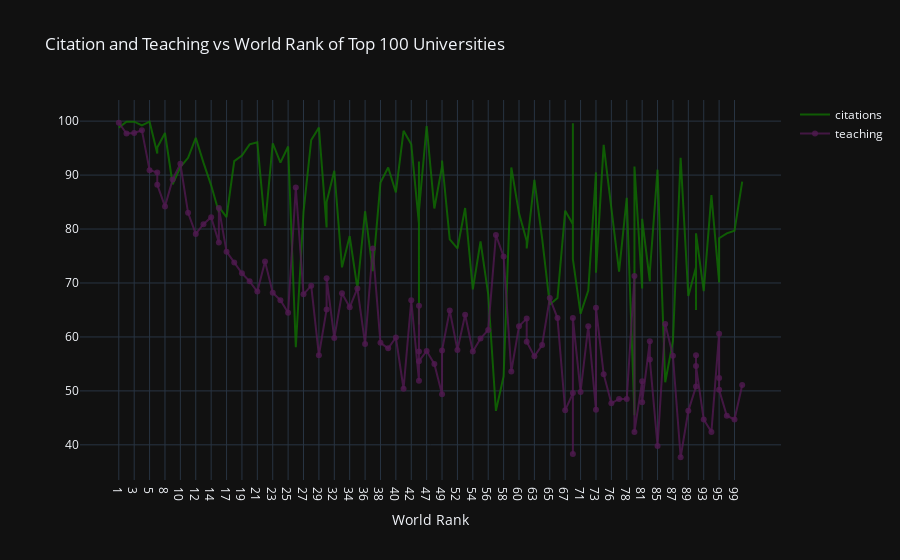

Notebook cell for this chart:
### Code cell
# Creating trace1
trace1 = go.Scatter(x = df.world_rank, y = df.citations, mode="lines", name="citations",
                    marker=dict(color = 'rgba(16, 112, 2, 0.8)'), text=df.university_name)
trace2 = go.Scatter(x = df.world_rank, y = df.teaching, mode="lines+markers", name="teaching",
                    marker=dict(color = 'rgba(80, 26, 80, 0.8)'), text=df.university_name)
data = [trace1, trace2]
layout = dict(title = 'Citation and Teaching vs World Rank of Top 100 Universities',
              xaxis=dict(title='World Rank', ticklen=5, zeroline=False))
fig = dict(data=data, layout=layout)
iplot(fig)

### Figure 1 — Plotly figure (JSON) as saved in the notebook; plotly's stock layout.template omitted (floating-point values rounded to 4 significant figures)
{"data": [{"marker": {"color": "rgba(16, 112, 2, 0.8)"}, "mode": "lines", "name": "citations", "text": ["Harvard University", "California Institute of Technology", "Massachusetts Institute of Technology", "Stanford University", "Princeton University", "University of Cambridge", "University of Oxford", "University of California, Berkeley", "Imperial College London", "Yale University", "University of California, Los Angeles", "University of Chicago", "Johns Hopkins University", "Cornell University", "ETH Zurich – Swiss Federal Institute of Technology Zurich", "University of Michigan", "University of Toronto", "Columbia University", "University of Pennsylvania", "Carnegie Mellon University", "University of Hong Kong", "University College London", "University of Washington", "Duke University", "Northwestern University", "University of Tokyo", "Georgia Institute of Technology", "Pohang University of Science and Technology", "University of California, Santa Barbara", "University of British Columbia", "University of North Carolina at Chapel Hill", "University of California, San Diego", "University of Illinois at Urbana-Champaign", "National University of Singapore", "McGill University", "University of Melbourne", "Peking University", "Washington University in St Louis", "École Polytechnique", "University of Edinburgh", "Hong Kong University of Science and Technology", "École Normale Supérieure", "Australian National University", "Karolinska Institute", "University of Göttingen", "University of Wisconsin", "Rice University", "École Polytechnique Fédérale de Lausanne", "University of California, Irvine", "University of Science and Technology of China", "Vanderbilt University", "University of Minnesota", "Tufts University", "University of California, Davis", "Brown University", "University of Massachusetts", "Kyoto University", "Tsinghua University", "Boston University", "New York University", "Emory University", "LMU Munich", "University of Notre Dame", "University of Pittsburgh", "Case Western Reserve University", "Ohio State University", "University of Colorado Boulder", "University of Bristol", "University of California, Santa Cruz", "Yeshiva University", "University of Sydney", "University of Virginia", "University of Adelaide", "University of Southern California", "William & Mary", "Trinity College Dublin", "King’s College London", "Stony Brook University", "Korea Advanced Institute of Science and Technology (KAIST)", "University of Sussex", "The University of Queensland", "University of York", "Heidelberg University", "University of Utah", "Durham University", "London School of Economics and Political Science", "University of Manchester", "Royal Holloway, University of London", "Lund University", "University of Southampton", "University of Zurich", "Wake Forest University", "McMaster University", "University College Dublin", "George Washington University", "University of Arizona", "University of Basel", "University of Maryland, College Park", "Dartmouth College", "École Normale Supérieure de Lyon"], "x": ["1", "2", "3", "4", "5", "6", "6", "8", "9", "10", "11", "12", "13", "14", "15", "15", "17", "18", "19", "20", "21", "22", "23", "24", "25", "26", "27", "28", "29", "30", "30", "32", "33", "34", "35", "36", "37", "38", "39", "40", "41", "42", "43", "43", "43", "43", "47", "48", "49", "49", "51", "52", "53", "54", "55", "56", "57", "58", "59", "60", "61", "61", "63", "64", "65", "66", "67", "68", "68", "68", "71", "72", "73", "73", "75", "76", "77", "78", "79", "79", "81", "81", "83", "83", "85", "86", "87", "88", "89", "90", "90", "90", "93", "94", "95", "95", "95", "98", "99", "100"], "y": [98.8, 99.9, 99.9, 99.2, 99.9, 94.0, 95.1, 97.8, 88.3, 91.5, 93.2, 96.9, 92.3, 88.1, 83.1, 84.1, 82.2, 92.6, 93.6, 95.7, 96.1, 80.6, 95.9, 92.3, 95.3, 58.1, 83.2, 96.5, 98.8, 80.3, 85.0, 90.8, 72.9, 78.7, 69.0, 83.3, 72.2, 88.6, 91.4, 86.8, 98.2, 95.7, 81.0, 62.3, 92.5, 83.4, 99.1, 83.8, 91.6, 92.7, 78.1, 76.4, 83.9, 68.8, 77.7, 67.9, 46.3, 52.7, 91.4, 82.9, 77.8, 76.4, 89.1, 78.3, 66.0, 67.2, 83.4, 80.9, 99.6, 74.4, 64.3, 68.6, 90.5, 71.9, 95.6, 84.4, 72.1, 85.8, 45.5, 91.6, 69.0, 81.9, 70.3, 72.0, 91.0, 51.6, 59.2, 93.2, 67.6, 72.9, 65.0, 79.2, 68.5, 86.3, 70.2, 70.1, 78.3, 79.2, 79.7, 88.8], "type": "scatter"}, {"marker": {"color": "rgba(80, 26, 80, 0.8)"}, "mode": "lines+markers", "name": "teaching", "text": ["Harvard University", "California Institute of Technology", "Massachusetts Institute of Technology", "Stanford University", "Princeton University", "University of Cambridge", "University of Oxford", "University of California, Berkeley", "Imperial College London", "Yale University", "University of California, Los Angeles", "University of Chicago", "Johns Hopkins University", "Cornell University", "ETH Zurich – Swiss Federal Institute of Technology Zurich", "University of Michigan", "University of Toronto", "Columbia University", "University of Pennsylvania", "Carnegie Mellon University", "University of Hong Kong", "University College London", "University of Washington", "Duke University", "Northwestern University", "University of Tokyo", "Georgia Institute of Technology", "Pohang University of Science and Technology", "University of California, Santa Barbara", "University of British Columbia", "University of North Carolina at Chapel Hill", "University of California, San Diego", "University of Illinois at Urbana-Champaign", "National University of Singapore", "McGill University", "University of Melbourne", "Peking University", "Washington University in St Louis", "École Polytechnique", "University of Edinburgh", "Hong Kong University of Science and Technology", "École Normale Supérieure", "Australian National University", "Karolinska Institute", "University of Göttingen", "University of Wisconsin", "Rice University", "École Polytechnique Fédérale de Lausanne", "University of California, Irvine", "University of Science and Technology of China", "Vanderbilt University", "University of Minnesota", "Tufts University", "University of California, Davis", "Brown University", "University of Massachusetts", "Kyoto University", "Tsinghua University", "Boston University", "New York University", "Emory University", "LMU Munich", "University of Notre Dame", "University of Pittsburgh", "Case Western Reserve University", "Ohio State University", "University of Colorado Boulder", "University of Bristol", "University of California, Santa Cruz", "Yeshiva University", "University of Sydney", "University of Virginia", "University of Adelaide", "University of Southern California", "William & Mary", "Trinity College Dublin", "King’s College London", "Stony Brook University", "Korea Advanced Institute of Science and Technology (KAIST)", "University of Sussex", "The University of Queensland", "University of York", "Heidelberg University", "University of Utah", "Durham University", "London School of Economics and Political Science", "University of Manchester", "Royal Holloway, University of London", "Lund University", "University of Southampton", "University of Zurich", "Wake Forest University", "McMaster University", "University College Dublin", "George Washington University", "University of Arizona", "University of Basel", "University of Maryland, College Park", "Dartmouth College", "École Normale Supérieure de Lyon"], "x": ["1", "2", "3", "4", "5", "6", "6", "8", "9", "10", "11", "12", "13", "14", "15", "15", "17", "18", "19", "20", "21", "22", "23", "24", "25", "26", "27", "28", "29", "30", "30", "32", "33", "34", "35", "36", "37", "38", "39", "40", "41", "42", "43", "43", "43", "43", "47", "48", "49", "49", "51", "52", "53", "54", "55", "56", "57", "58", "59", "60", "61", "61", "63", "64", "65", "66", "67", "68", "68", "68", "71", "72", "73", "73", "75", "76", "77", "78", "79", "79", "81", "81", "83", "83", "85", "86", "87", "88", "89", "90", "90", "90", "93", "94", "95", "95", "95", "98", "99", "100"], "y": [99.7, 97.7, 97.8, 98.3, 90.9, 90.5, 88.2, 84.2, 89.2, 92.1, 83.0, 79.1, 80.9, 82.2, 77.5, 83.9, 75.8, 73.8, 71.8, 70.3, 68.4, 74.0, 68.2, 66.8, 64.5, 87.7, 67.9, 69.5, 56.6, 65.1, 70.9, 59.8, 68.1, 65.5, 69.0, 58.7, 76.4, 58.9, 57.9, 59.9, 50.4, 66.8, 51.9, 65.8, 57.3, 55.5, 57.4, 55.0, 49.4, 57.5, 64.9, 57.6, 64.1, 57.3, 59.7, 61.3, 78.9, 74.9, 53.6, 62.0, 63.4, 59.1, 56.4, 58.5, 67.2, 63.5, 46.4, 49.6, 38.3, 63.5, 49.8, 62.0, 46.5, 65.4, 53.1, 47.7, 48.5, 48.5, 71.3, 42.4, 51.8, 47.9, 59.2, 55.8, 39.8, 62.4, 56.5, 37.7, 46.3, 50.8, 56.6, 54.6, 44.7, 42.4, 60.6, 52.4, 50.2, 45.4, 44.7, 51.1], "type": "scatter"}], "layout": {"title": {"text": "Citation and Teaching vs World Rank of Top 100 Universities"}, "xaxis": {"ticklen": 5, "title": {"text": "World Rank"}, "zeroline": false}}}
